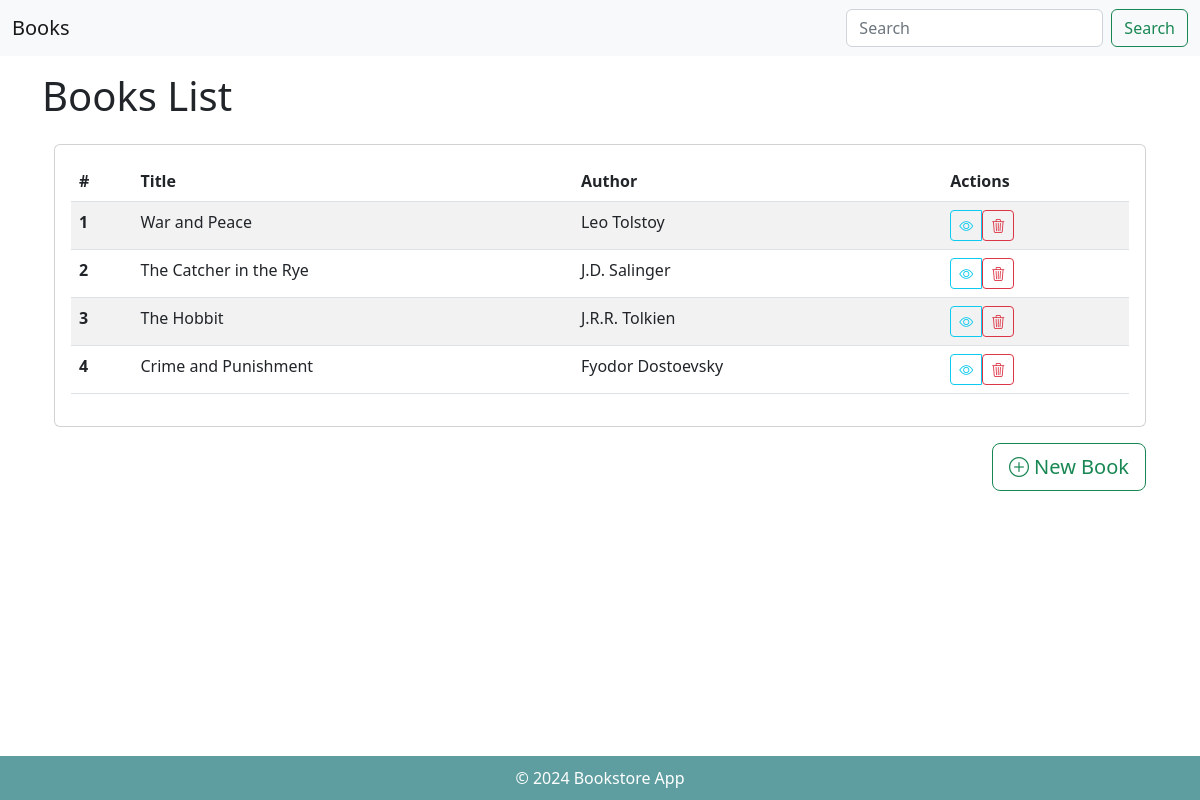
The page /books/ on the database its author committed.
### books/models.py (models this page shows, shortened)
class Book(models.Model):
    title = models.CharField(max_length=200)
    author = models.CharField(max_length=100)
    description = models.TextField()
    year = models.IntegerField()
    price = models.DecimalField(max_digits=10, decimal_places=2)

### books/views.py (the view)
# urls.py: path("", views.list, name='list'),
def list(request):
    books = Book.objects.all()
    return render(request, "list.html", {"books": books})

### books/templates/list.html (shortened to what this page needs)
{% extends "layout.html" %}
{% block header %}Books List{% endblock %}
{% block content %}
<div class="container mt-4">
    <div class="card">
        <div class="card-body">
            <table class="table table-striped table-hover">
                <thead class="thead-dark">
                    <tr>
                        <th scope="col">#</th>
                        <th scope="col">Title</th>
                        <th scope="col">Author</th>
                        <th scope="col">Actions</th>
                    </tr>
                </thead>
                <tbody>
                    {% for book in books %}
                    <tr>
                        <th scope="row">{{ book.id }}</th>
                        <td>{{ book.title }}</td>
                        <td>{{ book.author }}</td>
                        <td>
                            <div class="btn-group" role="group">
                                <a href="{% url 'detail' book.id %}" class="btn btn-outline-info btn-sm" title="View Book">
                                    <i class="bi bi-eye"></i>
                                </a>
                                <form action="{% url 'delete' book.id %}" method="post" style="display:inline;">
                                    <button type="submit" class="btn btn-outline-danger btn-sm" title="Delete Book">
                                        <i class="bi bi-trash3"></i>
                                    </button>
                                </form>
                            </div>
                        </td>
                    </tr>
                    {% endfor %}
                </tbody>
            </table>
        </div>
    </div>
    <div class="text-end mt-3">
        <a href="{% url 'create' %}" class="btn btn-outline-success btn-lg" title="New Book">
            <i class="bi bi-plus-circle"></i> <span class="h5.5">New Book</span>
        </a>
    </div>
</div>
{% endblock %}

### books/static/style.css (style rules this page uses)
body { display: flex; flex-direction: column; min-height: 100vh; }

### rows shown on the page
Book: id "1", title "War and Peace", author "Leo Tolstoy"
Book: id "2", title "The Catcher in the Rye", author "J.D. Salinger"
Book: id "3", title "The Hobbit", author "J.R.R. Tolkien"
Book: id "4", title "Crime and Punishment", author "Fyodor Dostoevsky"
